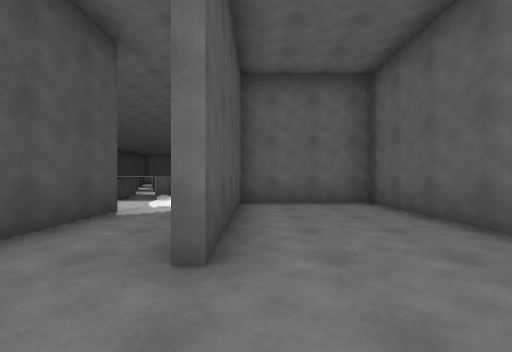
[1] (above)

20 first-person views from a walk through a 3-D level made in the Unity game engine. The camera is 1.3 m above the floor, looks level and sees 90° across. The floor is counted in squares, 2 m on a side. Each view is taken from the middle of a square. On the plan, view 1 faces up. The plan holds only what a view shows up to about 9 squares ahead; the rest is blank. The place goes on beyond the plan.

[2]
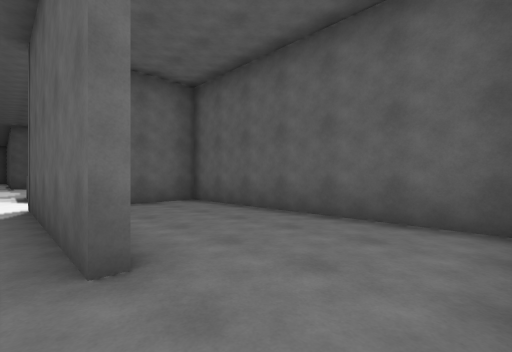

[3]
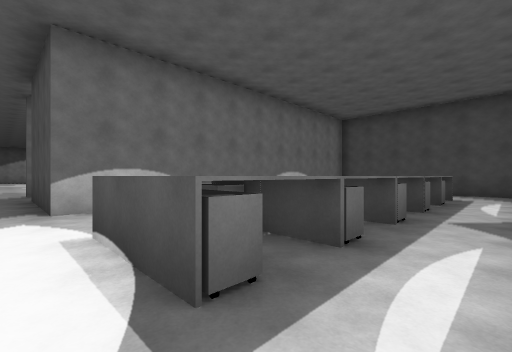

[4]
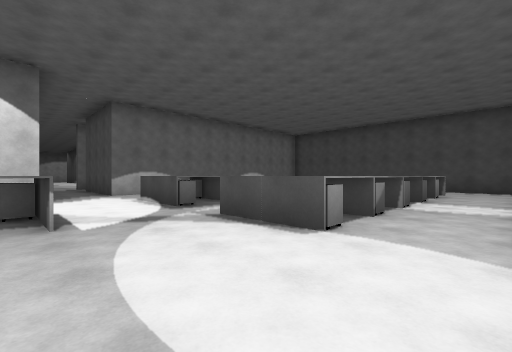

[5]
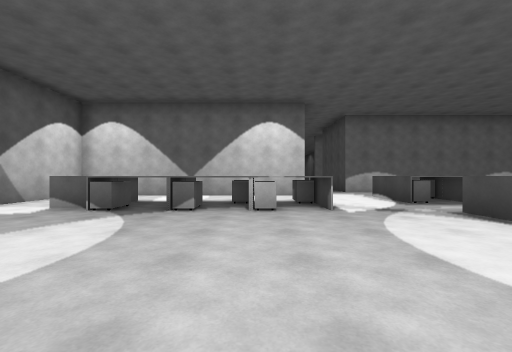

[6]
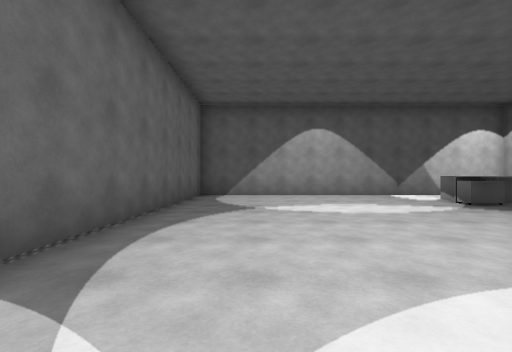

[7]
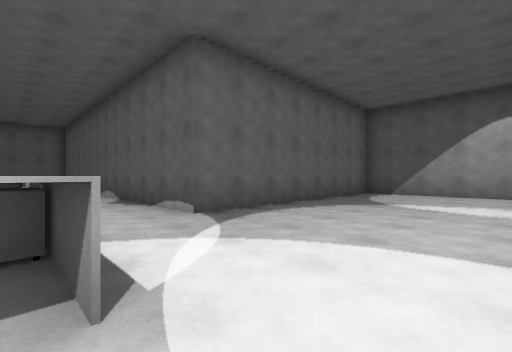

[8]
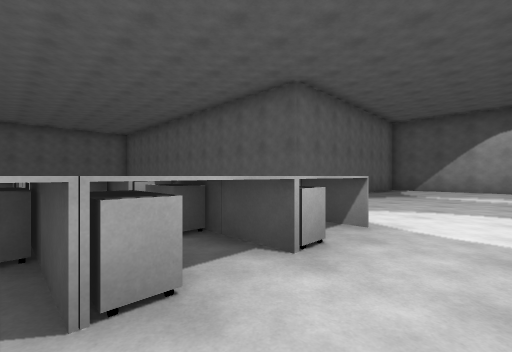

[9]
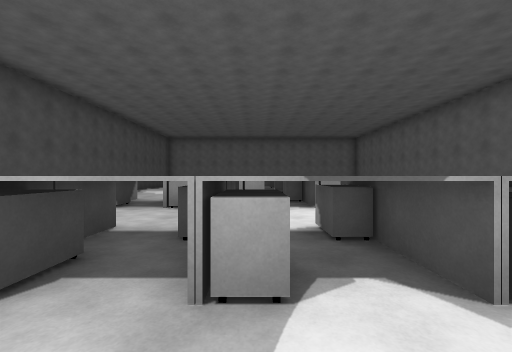

[10]
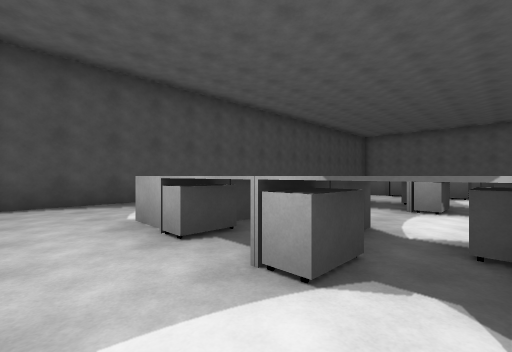

[11]
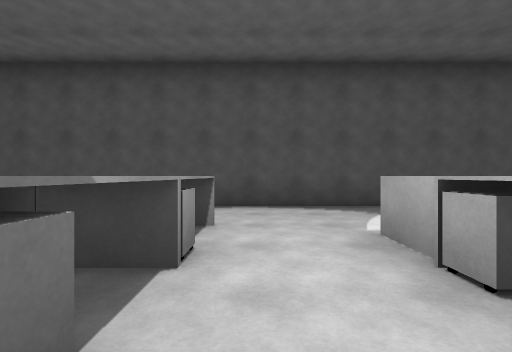

[12]
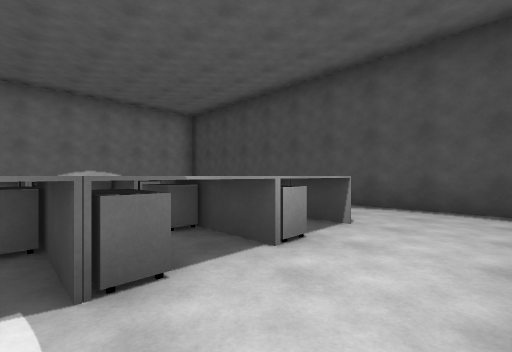

[13]
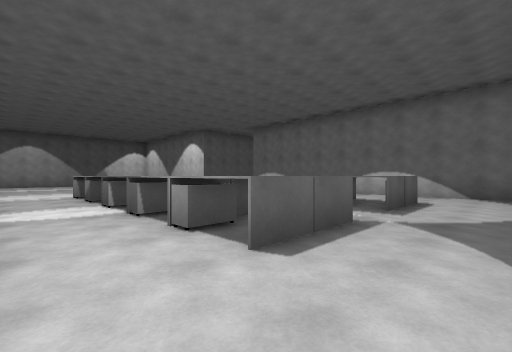

[14]
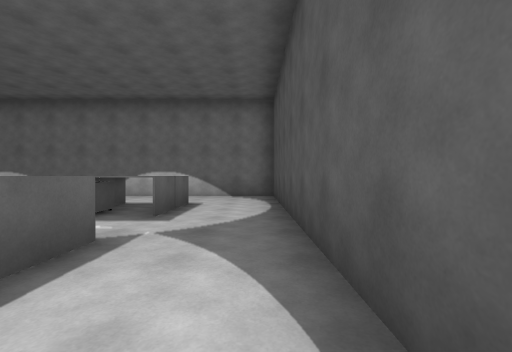

[15]
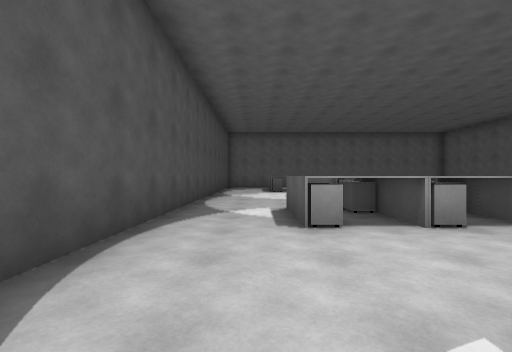

[16]
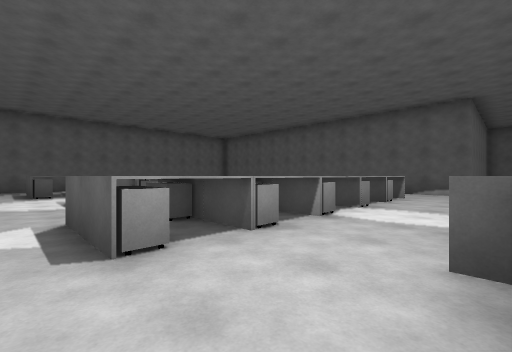

[17]
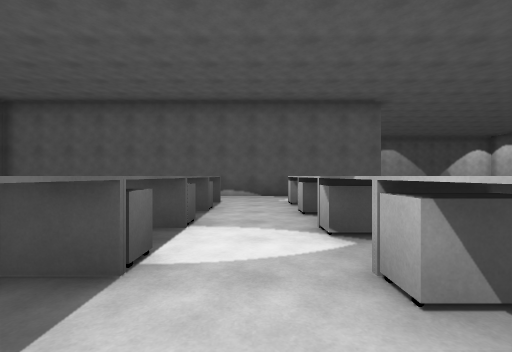

[18]
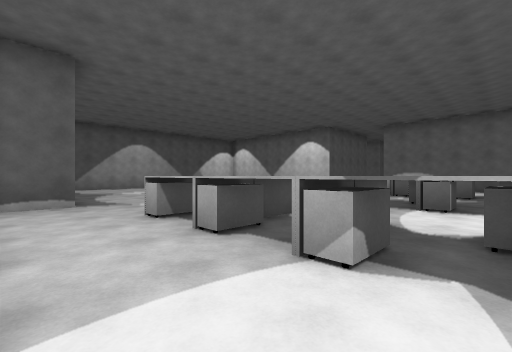

[19]
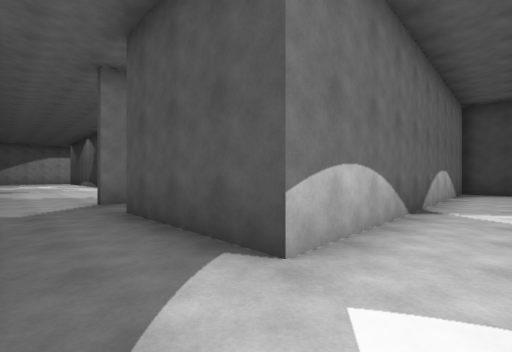

[20]
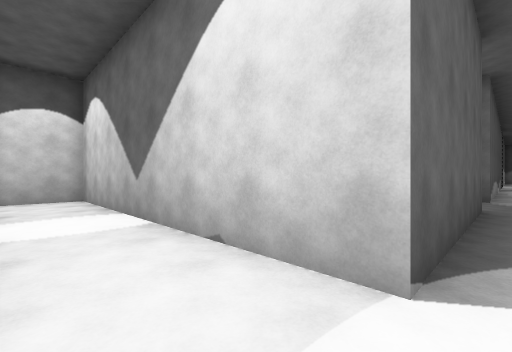

### Floor plan
Points are (right, up) in squares from view 1. A wall is a line through its corners. A room is listed if a view was taken in it or the views show most of it. See-through windows are left out.
Room 1 (view 1)
walls: (2.8, 0) (2.8, 6.2) (-0.4, 6.2) (-0.4, 1.9)
ways out: opening at (0, 0.5) to room 2
Room 2 (views 2, 3, 4, 5, 6, 7, 8, 9, 10, 11, 12, 13, 14, 15, 16, 17, 18, 19, 20)
walls: (-0.6, 1.8) (-0.6, 6.5) (6.8, 6.5) (6.8, 16.9) (-0.6, 16.9) (-0.6, 22.5); (-12.6, 22.5) (-12.6, 4.8) (-2.6, 4.8) (-2.6, 1.1)
ways out: opening at (0, 0.5) to room 1; opening at (-3, 0.5); opening at (-1.5, -1)
objects: desk (-10, 7) to (-9, 7); desk (-10, 8) to (-9, 9); desk (-10, 11) to (-9, 11); desk (-10, 12) to (-9, 12); desk (-10, 19) to (-9, 19); desk (-10, 20) to (-9, 20); desk (-9, 15) to (-9, 16); desk (-9, 22); desk (-8, 7); desk (-8, 8) to (-8, 9); desk (-8, 11); desk (-8, 12) to (-7, 12); desk (-8, 15); desk (-8, 16); desk (-8, 19); desk (-8, 20); desk (-8, 22); other object (-7, 7) to (-6, 7); desk (-7, 8) to (-6, 9); desk (-7, 11) to (-6, 11); desk (-7, 15) to (-6, 15); desk (-7, 16) to (-6, 16); desk (-7, 19) to (-6, 19); desk (-7, 20) to (-6, 20); desk (-7, 22) to (-6, 22); desk (-6, 12); desk (-5, 8) to (-5, 9); desk (-5, 11); desk (-5, 12) to (-4, 12); desk (-5, 15); desk (-5, 16); desk (-5, 19); desk (-5, 20); desk (-5, 22); desk (-4, 7) to (-3, 7); desk (-4, 8) to (-3, 9); desk (-4, 11) to (-3, 11); desk (-4, 15) to (-3, 15); desk (-4, 16) to (-3, 16); desk (-4, 19) to (-3, 19); desk (-4, 20) to (-3, 20); desk (-4, 22) to (-3, 22); desk (-3, 12); desk (0, 9) to (1, 9); desk (0, 10) to (1, 10); desk (2, 9); desk (2, 10); desk (3, 9) to (4, 9); desk (3, 10); desk (4, 9) to (5, 10)

Where each view was taken, in squares from view 1:
view 1: 0 up, 0 right, facing up
view 2: 0 up, 1 left, facing up-right
view 3: 10 up, 2 left, facing down-left
view 4: 14 up, 0 right, facing down-left
view 5: 15 up, 1 right, facing down
view 6: 15 up, 2 left, facing right
view 7: 13 up, 3 left, facing up-right
view 8: 13 up, 6 left, facing up-right
view 9: 13 up, 7 left, facing up
view 10: 13 up, 6 left, facing up-left
view 11: 13 up, 7 left, facing left
view 12: 14 up, 7 left, facing down-left
view 13: 14 up, 12 left, facing down-right
view 14: 13 up, 12 left, facing down
view 15: 15 up, 11 left, facing up
view 16: 16 up, 11 left, facing up-right
view 17: 21 up, 9 left, facing right
view 18: 18 up, 7 left, facing down-right
view 19: 6 up, 1 left, facing down-left
view 20: 8 up, 1 left, facing down-right
